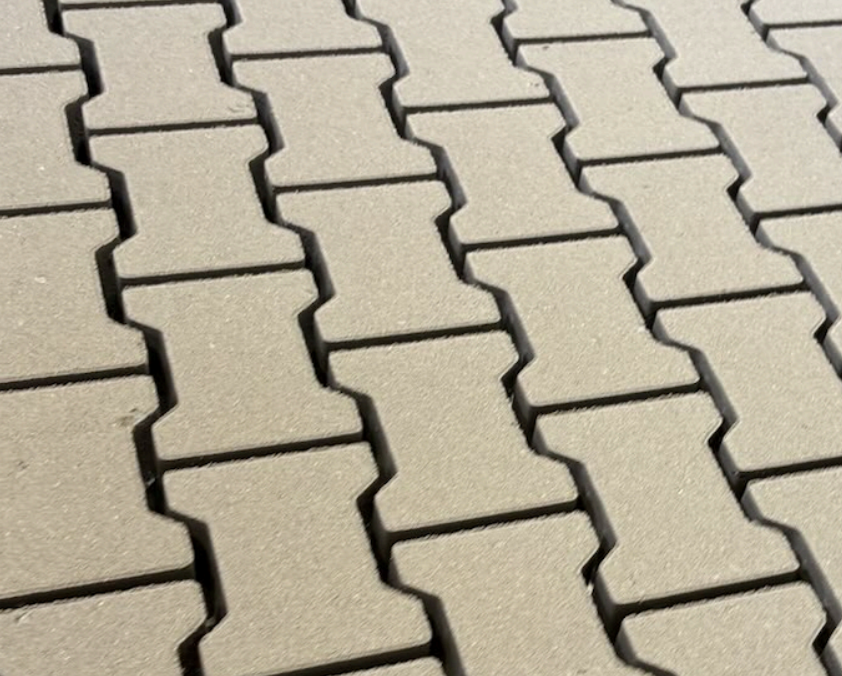
#> input picture src/kostka2.png, 842 x 676 px
$ python zadanie3.py
#> lines starting #> are read from the running program, lines starting #| are printed output that depends on the picture; after the words box and inside, x2 and y2 are one past the last pixel; in counts of white or black regions, pixels touching at a corner belong together
# import the necessary packages

import cv2
import imutils


image = cv2.imread('src/kostka2.png')
#> image is the input picture: shape (676, 842, 3); mean B, G, R 150.9, 170, 178.1
print(image.shape)
#| (676, 842, 3)
#Im wyższa rozdzielczość tym lepsza jakość
new_width=int(image.shape[1]*0.8)
#> new_width = 673
resized = imutils.resize(image, width=new_width)
print(resized.shape)
#| (540, 673, 3)
ratio = image.shape[0] / float(resized.shape[0])
#> ratio = 1.25

thresh = cv2.threshold(resized, 140, 255, cv2.THRESH_BINARY)[1]
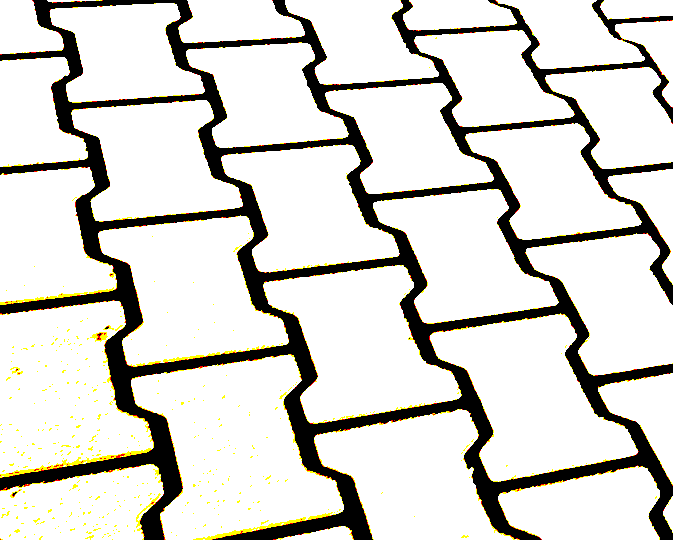
#> thresh: shape (540, 673, 3); mean B, G, R 208.1, 213, 214.2
grey = cv2.cvtColor(thresh, cv2.COLOR_BGR2GRAY)
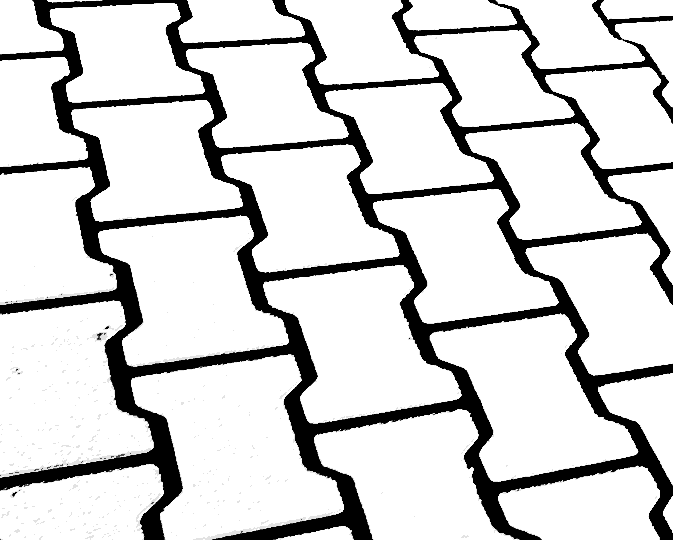
#> grey: shape (540, 673); min 0, max 255, mean 212.8

cnts = cv2.findContours(grey.copy(), cv2.RETR_EXTERNAL, cv2.CHAIN_APPROX_NONE)
#> cnts = 31 contours; largest, box (x1, y1, x2, y2) and area: (131, 354, 344, 540) 24354, (0, 300, 154, 478) 19634, (429, 313, 639, 482) 18764, (263, 265, 462, 424) 18108, (98, 215, 289, 367) 17890
cnts = imutils.grab_contours(cnts)


# loop over the contours
for i, c in enumerate(cnts):
# multiply the contour (x, y)-coordinates by the resize ratio,
# then draw the contours and the name of the shape on the image
    c = c.astype("float")
    c *= ratio
    c = c.astype("int")
    cv2.drawContours(image, [c], -1, (0, 0, 255), 2)
#> this loop made 31 passes
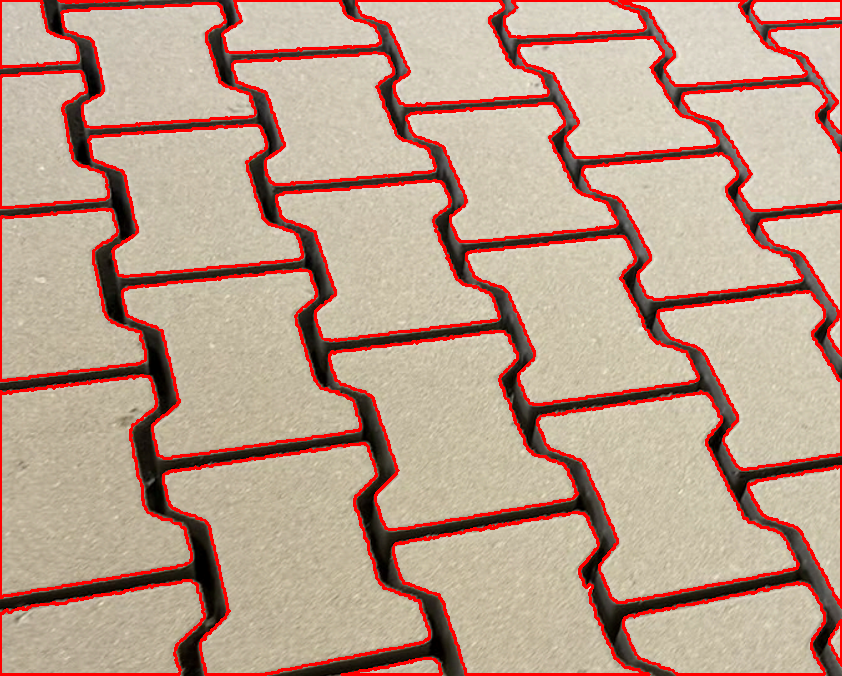
#> image: shape (676, 842, 3); 9.19% of pixels changed, all inside (x1, y1, x2, y2) = (0, 0, 842, 676)
# show the output image

cv2.imshow("Image", image)
cv2.waitKey(0)
